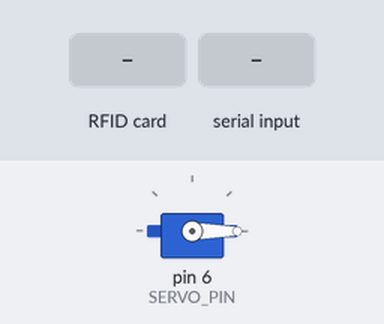
The sketch below on a simulated Arduino Uno, built with avr-gcc and run on an emulated ATmega328P. Parts: servo. Inputs (shaded band) come from the test bench. The modem accepts every AT command (registered, SIM ready, sends succeed) and sends nothing else; what the sketch prints to the serial monitor is not drawn.

Above: at 6.9 s.
7.0 s: RFID card 63 19 E1 11 held to the reader
At 8.2 s:
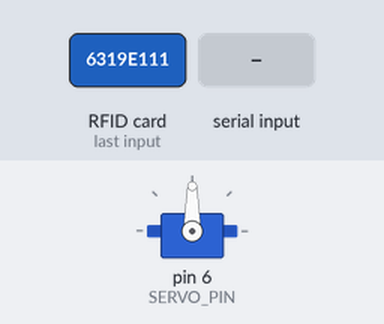
13.0 s: "UNLOCK\n" received over the second serial link
At 17.0 s:
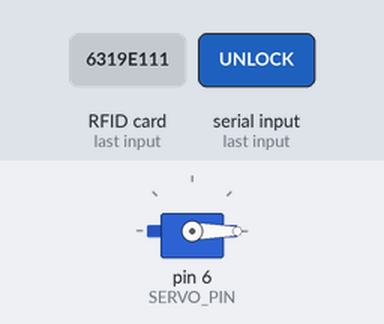
Timing chart, 0 to 17.3 s (numbered marks = the images above; inputs shaded):
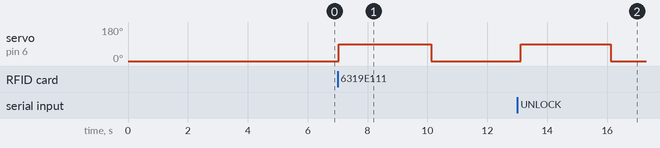

The sketch:

Eight-1.ino
```cpp
#include <SPI.h>
#include <MFRC522.h>
#include <Servo.h>
#include <SoftwareSerial.h>

// 引脚定义
#define RST_PIN 9
#define SS_PIN 10
#define SERVO_PIN 6
#define BT_TX_PIN 2
#define BT_RX_PIN 3

// 对象初始化
MFRC522 mfrc522(SS_PIN, RST_PIN);
Servo doorLock;
SoftwareSerial BTSerial(BT_TX_PIN, BT_RX_PIN); // RX, TX

// 授权的RFID卡UID
byte authorizedUID[4] = {0x63, 0x19, 0xE1, 0x11};

// 系统状态
bool doorState = false; // false=关闭, true=打开
unsigned long doorOpenTime = 0;
const unsigned long DOOR_OPEN_DURATION = 3000; // 3秒

void setup() {
  // 初始化串口
  Serial.begin(9600);
  // 先尝试以AT模式波特率连接
  BTSerial.begin(38400); // AT模式常用波特率

  Serial.println("尝试AT模式配置...");

  // 发送测试AT指令
  sendATCommand("AT");
  delay(1000);

  // 如果AT模式无响应，切换到正常模式
  if (!checkATResponse()) {
    Serial.println("未检测到AT模式，切换到正常模式9600波特率");
    BTSerial.end();
    delay(100);
    BTSerial.begin(9600); // 正常模式波特率
  }

  // 等待蓝牙模块启动
  delay(1000);

  // 发送初始化指令配置HC-05
  Serial.println("正在初始化HC-05蓝牙模块...");

  // 注意：以下AT指令需要HC-05进入AT模式才能生效
  // 要进入AT模式：HC-05上电前按住按键，或者连接KEY引脚到3.3V
  sendATCommand("AT+NAME=第八组");
  delay(500);
  sendATCommand("AT+PSWD=");
  delay(500);
  sendATCommand("AT+ROLE=0");
  delay(500);
  sendATCommand("AT+CMODE=1");
  delay(500);

  // 初始化RFID
  SPI.begin();
  mfrc522.PCD_Init();

  // 初始化舵机
  doorLock.attach(SERVO_PIN);
  doorLock.write(0); // 初始位置：门锁关闭

  Serial.println("=== 智能门禁系统启动完成 ===");
  Serial.println("RFID + 蓝牙控制已就绪");
  Serial.println("蓝牙名称: 第八组");
  Serial.println("配对密码: ");
}

void sendATCommand(String command) {
  Serial.print("发送AT指令: ");
  Serial.println(command);

  BTSerial.print(command);
  delay(100);

  // 读取响应
  Serial.print("AT响应: ");
  while(BTSerial.available()) {
    Serial.write(BTSerial.read());
  }
  Serial.println();
}

// 新增：处理蓝牙指令的函数
void processBluetoothCommand(String command) {
  command.toUpperCase(); // 转换为大写
  command.trim(); // 去除首尾空格

  Serial.print("处理蓝牙指令: ");
  Serial.println(command);

  if (command == "OPEN" || command == "UNLOCK") {
    Serial.println("✅ 蓝牙指令：开门");
    BTSerial.println("DOOR: Opened by Bluetooth");
    openDoor();
  }
  else if (command == "CLOSE" || command == "LOCK") {
    Serial.println("✅ 蓝牙指令：关门");
    BTSerial.println("DOOR: Closed by Bluetooth");
    closeDoor();
  }
  else if (command == "STATUS" || command == "STATE") {
    printSystemStatus();
  }
  else if (command == "HELP") {
    sendHelpInfo();
  }
  else if (command.startsWith("AT")) {
    // 如果是AT指令，直接转发
    sendATCommand(command);
  }
  else {
    Serial.println("❌ 未知蓝牙指令");
    BTSerial.println("ERROR: Unknown command");
    BTSerial.println("Available: OPEN, CLOSE, STATUS, HELP");
  }
}

void loop() {
  // 1. 处理RFID刷卡
  handleRFID();

  // 2. 处理蓝牙指令
  if (BTSerial.available()) {
    String command = "";

    // 读取完整指令
    while (BTSerial.available()) {
      char c = BTSerial.read();
      if (c == '\n' || c == '\r') break;
      command += c;
      delay(10); // 稍作延迟确保数据接收完整
    }

    command.trim();
    if (command.length() > 0) {
      processBluetoothCommand(command);
    }
  }

  // 3. 处理自动关门
  handleAutoClose();

  delay(100); // 短暂延迟减少CPU负载
}

void handleRFID() {
  // 检查是否有新卡片
  if (!mfrc522.PICC_IsNewCardPresent()) return;
  if (!mfrc522.PICC_ReadCardSerial()) return;

  // 显示卡片信息
  Serial.print("检测到卡片: ");
  for (byte i = 0; i < mfrc522.uid.size; i++) {
    Serial.print(mfrc522.uid.uidByte[i] < 0x10 ? " 0" : " ");
    Serial.print(mfrc522.uid.uidByte[i], HEX);
  }
  Serial.println();

  // 验证卡片UID
  if (isAuthorizedCard()) {
    Serial.println("✅ RFID验证成功，开门！");
    BTSerial.println("DOOR: Opened by RFID");
    openDoor();
  } else {
    Serial.println("❌ 未授权卡片！");
    BTSerial.println("DOOR: Unauthorized RFID card");
  }

  mfrc522.PICC_HaltA();
}

bool isAuthorizedCard() {
  for (byte i = 0; i < 4; i++) {
    if (mfrc522.uid.uidByte[i] != authorizedUID[i]) {
      return false;
    }
  }
  return true;
}

void openDoor() {
  doorLock.write(90); // 舵机转到90度（开门）
  doorState = true;
  doorOpenTime = millis(); // 记录开门时间

  Serial.println("🚪 门已打开");
  if (BTSerial) {
    BTSerial.println("DOOR: OPEN");
  }
}

void closeDoor() {
  doorLock.write(0); // 舵机转到0度（关门）
  doorState = false;
  doorOpenTime = 0;

  Serial.println("🚪 门已关闭");
  if (BTSerial) {
    BTSerial.println("DOOR: CLOSED");
  }
}

void handleAutoClose() {
  // 如果门是开着的，且超过了指定时间，自动关门
  if (doorState && (millis() - doorOpenTime > DOOR_OPEN_DURATION)) {
    Serial.println("⏰ 自动关门时间到");
    closeDoor();
  }
}

void printSystemStatus() {
  String status = doorState ? "OPEN" : "CLOSED";

  Serial.println("=== 系统状态 ===");
  Serial.print("门状态: ");
  Serial.println(status);
  Serial.print("运行时间: ");
  Serial.print(millis() / 1000);
  Serial.println(" 秒");
  Serial.println("================");

  BTSerial.println("=== SYSTEM STATUS ===");
  BTSerial.print("DOOR: ");
  BTSerial.println(status);
  BTSerial.print("UPTIME: ");
  BTSerial.print(millis() / 1000);
  BTSerial.println("s");
  BTSerial.println("====================");
}

void sendHelpInfo() {
  BTSerial.println("=== DOOR LOCK HELP ===");
  BTSerial.println("OPEN    - 开门");
  BTSerial.println("CLOSE   - 强制关门");
  BTSerial.println("STATUS  - 系统状态");
  BTSerial.println("HELP    - 显示帮助");
  BTSerial.println("AT+...  - AT指令");
  BTSerial.println("====================");
}

bool checkATResponse() {
  unsigned long startTime = millis();
  while (millis() - startTime < 1000) {
    if (BTSerial.available()) {
      String response = BTSerial.readString();
      Serial.print("AT响应: ");
      Serial.println(response);
      return response.indexOf("OK") >= 0;
    }
  }
  return false;
}
```

Measured:
- after the input at 7.0 s, servo on pin 6 (SERVO_PIN): 0° → 90° at once, → 0° 3.1 s later
- after the input at 13.0 s, servo on pin 6 (SERVO_PIN): 0° → 90° after 0.11 s, → 0° 3.0 s later
